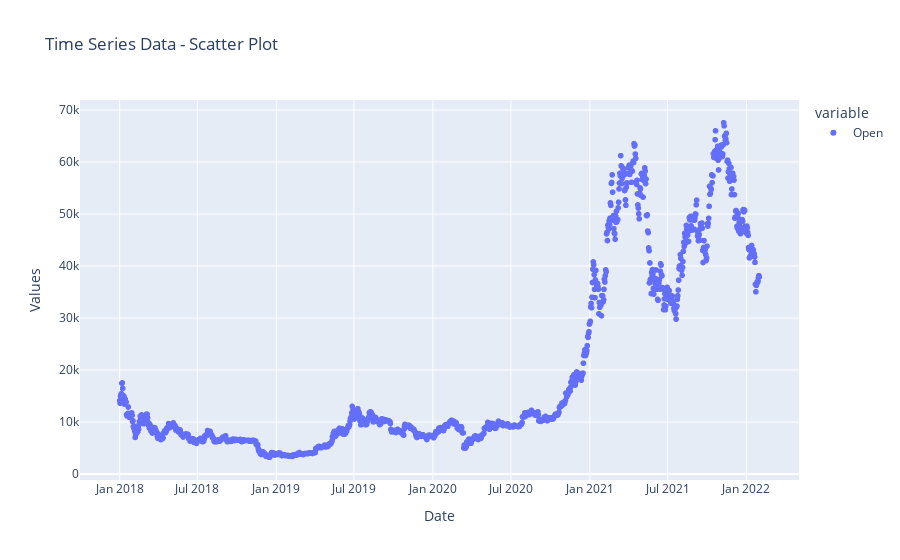
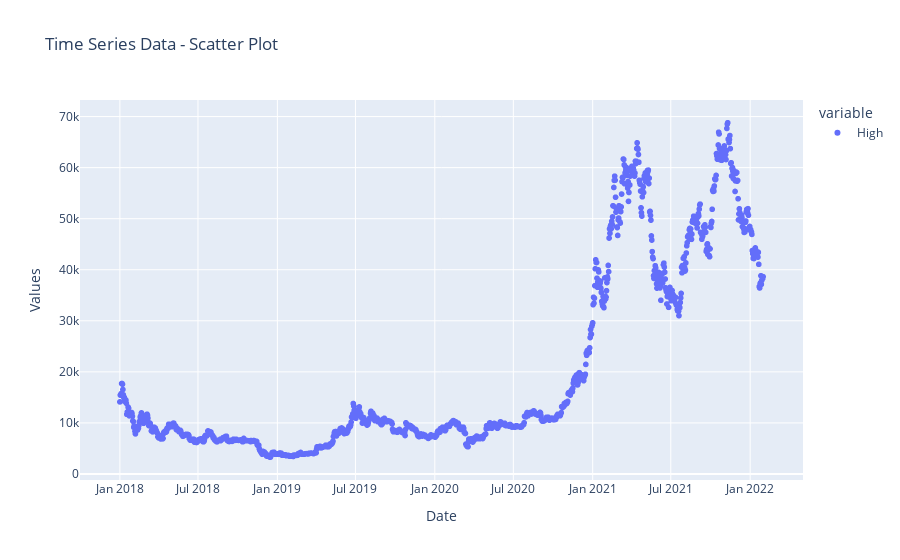
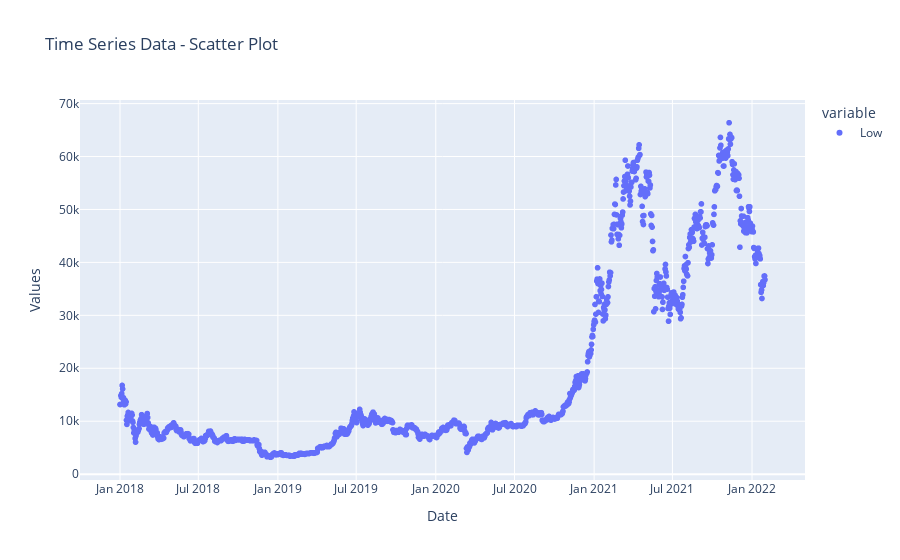
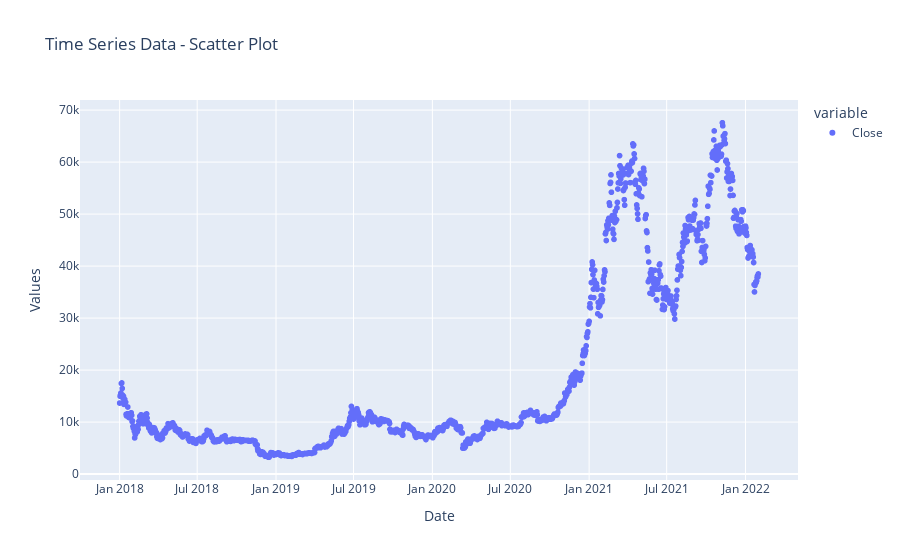

Notebook cell for these charts, in order:
### Markdown cell above
## Scatter Plot

### Code cell
for col in data_for_analysis.columns:   
    fig = px.scatter(data, x='Date', y=[col], title='Time Series Data - Scatter Plot')
    fig.update_xaxes(title='Date')
    fig.update_yaxes(title='Values')
    fig.show()

### Figure 1 — Plotly figure (JSON) as saved in the notebook; plotly's stock layout.template omitted (floating-point values rounded to 4 significant figures; data arrays with more than 128 entries replaced by an {"elided": "..."} marker saying what was removed)
{"data": [{"hovertemplate": "variable=Open<br>Date=%{x}<br>value=%{y}<extra></extra>", "legendgroup": "Open", "marker": {"color": "#636efa", "symbol": "circle"}, "mode": "markers", "name": "Open", "showlegend": true, "type": "scattergl", "x": {"elided": "1492 str values"}, "xaxis": "x", "y": {"elided": "1492 float values"}, "yaxis": "y"}], "layout": {"legend": {"title": {"text": "variable"}, "tracegroupgap": 0}, "title": {"text": "Time Series Data - Scatter Plot"}, "xaxis": {"anchor": "y", "domain": [0, 1], "title": {"text": "Date"}}, "yaxis": {"anchor": "x", "domain": [0, 1], "title": {"text": "Values"}}}}

### Figure 2 — Plotly figure (JSON) as saved in the notebook; plotly's stock layout.template omitted (floating-point values rounded to 4 significant figures; data arrays with more than 128 entries replaced by an {"elided": "..."} marker saying what was removed)
{"data": [{"hovertemplate": "variable=High<br>Date=%{x}<br>value=%{y}<extra></extra>", "legendgroup": "High", "marker": {"color": "#636efa", "symbol": "circle"}, "mode": "markers", "name": "High", "showlegend": true, "type": "scattergl", "x": {"elided": "1492 str values"}, "xaxis": "x", "y": {"elided": "1492 float values"}, "yaxis": "y"}], "layout": {"legend": {"title": {"text": "variable"}, "tracegroupgap": 0}, "title": {"text": "Time Series Data - Scatter Plot"}, "xaxis": {"anchor": "y", "domain": [0, 1], "title": {"text": "Date"}}, "yaxis": {"anchor": "x", "domain": [0, 1], "title": {"text": "Values"}}}}

### Figure 3 — Plotly figure (JSON) as saved in the notebook; plotly's stock layout.template omitted (floating-point values rounded to 4 significant figures; data arrays with more than 128 entries replaced by an {"elided": "..."} marker saying what was removed)
{"data": [{"hovertemplate": "variable=Low<br>Date=%{x}<br>value=%{y}<extra></extra>", "legendgroup": "Low", "marker": {"color": "#636efa", "symbol": "circle"}, "mode": "markers", "name": "Low", "showlegend": true, "type": "scattergl", "x": {"elided": "1492 str values"}, "xaxis": "x", "y": {"elided": "1492 float values"}, "yaxis": "y"}], "layout": {"legend": {"title": {"text": "variable"}, "tracegroupgap": 0}, "title": {"text": "Time Series Data - Scatter Plot"}, "xaxis": {"anchor": "y", "domain": [0, 1], "title": {"text": "Date"}}, "yaxis": {"anchor": "x", "domain": [0, 1], "title": {"text": "Values"}}}}

### Figure 4 — Plotly figure (JSON) as saved in the notebook; plotly's stock layout.template omitted (floating-point values rounded to 4 significant figures; data arrays with more than 128 entries replaced by an {"elided": "..."} marker saying what was removed)
{"data": [{"hovertemplate": "variable=Close<br>Date=%{x}<br>value=%{y}<extra></extra>", "legendgroup": "Close", "marker": {"color": "#636efa", "symbol": "circle"}, "mode": "markers", "name": "Close", "showlegend": true, "type": "scattergl", "x": {"elided": "1492 str values"}, "xaxis": "x", "y": {"elided": "1492 float values"}, "yaxis": "y"}], "layout": {"legend": {"title": {"text": "variable"}, "tracegroupgap": 0}, "title": {"text": "Time Series Data - Scatter Plot"}, "xaxis": {"anchor": "y", "domain": [0, 1], "title": {"text": "Date"}}, "yaxis": {"anchor": "x", "domain": [0, 1], "title": {"text": "Values"}}}}
